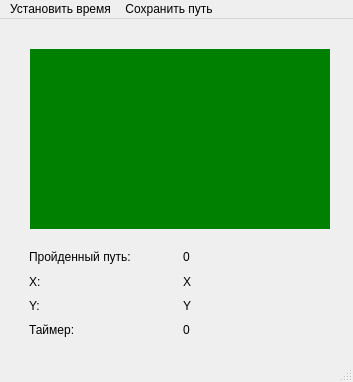
<?xml version="1.0" encoding="UTF-8"?>
<ui version="4.0">
 <class>MainWindow</class>
 <widget class="QMainWindow" name="MainWindow">
  <property name="geometry">
   <rect>
    <x>0</x>
    <y>0</y>
    <width>353</width>
    <height>382</height>
   </rect>
  </property>
  <property name="mouseTracking">
   <bool>true</bool>
  </property>
  <property name="windowTitle">
   <string>MainWindow</string>
  </property>
  <widget class="QWidget" name="centralwidget">
   <widget class="QWidget" name="gridLayoutWidget">
    <property name="geometry">
     <rect>
      <x>29</x>
      <y>229</y>
      <width>301</width>
      <height>91</height>
     </rect>
    </property>
    <layout class="QGridLayout" name="gridLayout">
     <item row="0" column="1">
      <widget class="QLabel" name="label_Path">
       <property name="text">
        <string>0</string>
       </property>
      </widget>
     </item>
     <item row="1" column="0">
      <widget class="QLabel" name="text_X">
       <property name="text">
        <string>X:</string>
       </property>
      </widget>
     </item>
     <item row="3" column="1">
      <widget class="QLabel" name="label_Time">
       <property name="text">
        <string>0</string>
       </property>
      </widget>
     </item>
     <item row="2" column="0">
      <widget class="QLabel" name="text_Y">
       <property name="text">
        <string>Y:</string>
       </property>
      </widget>
     </item>
     <item row="0" column="0">
      <widget class="QLabel" name="text_Path">
       <property name="text">
        <string>Пройденный путь:</string>
       </property>
      </widget>
     </item>
     <item row="1" column="1">
      <widget class="QLabel" name="label_X">
       <property name="text">
        <string>X</string>
       </property>
      </widget>
     </item>
     <item row="2" column="1">
      <widget class="QLabel" name="label_Y">
       <property name="text">
        <string>Y</string>
       </property>
      </widget>
     </item>
     <item row="3" column="0">
      <widget class="QLabel" name="text_Time">
       <property name="text">
        <string>Таймер:</string>
       </property>
      </widget>
     </item>
    </layout>
   </widget>
   <widget class="QWidget" name="widget_win" native="true">
    <property name="geometry">
     <rect>
      <x>30</x>
      <y>30</y>
      <width>300</width>
      <height>180</height>
     </rect>
    </property>
    <property name="mouseTracking">
     <bool>true</bool>
    </property>
    <property name="styleSheet">
     <string notr="true">QWidget {
background-color: green;
}</string>
    </property>
   </widget>
  </widget>
  <widget class="QMenuBar" name="menubar">
   <property name="geometry">
    <rect>
     <x>0</x>
     <y>0</y>
     <width>353</width>
     <height>21</height>
    </rect>
   </property>
   <widget class="QMenu" name="setTimer">
    <property name="title">
     <string>Установить время</string>
    </property>
    <addaction name="action_2"/>
    <addaction name="action_3"/>
   </widget>
   <widget class="QMenu" name="saveData">
    <property name="title">
     <string>Сохранить путь</string>
    </property>
    <addaction name="action"/>
   </widget>
   <addaction name="setTimer"/>
   <addaction name="saveData"/>
  </widget>
  <widget class="QStatusBar" name="statusbar"/>
  <action name="action">
   <property name="text">
    <string>Сохранить в файл</string>
   </property>
  </action>
  <action name="action_2">
   <property name="text">
    <string>Установить таймер</string>
   </property>
  </action>
  <action name="action_3">
   <property name="text">
    <string>Запустить таймер</string>
   </property>
  </action>
 </widget>
 <resources/>
 <connections/>
</ui>
